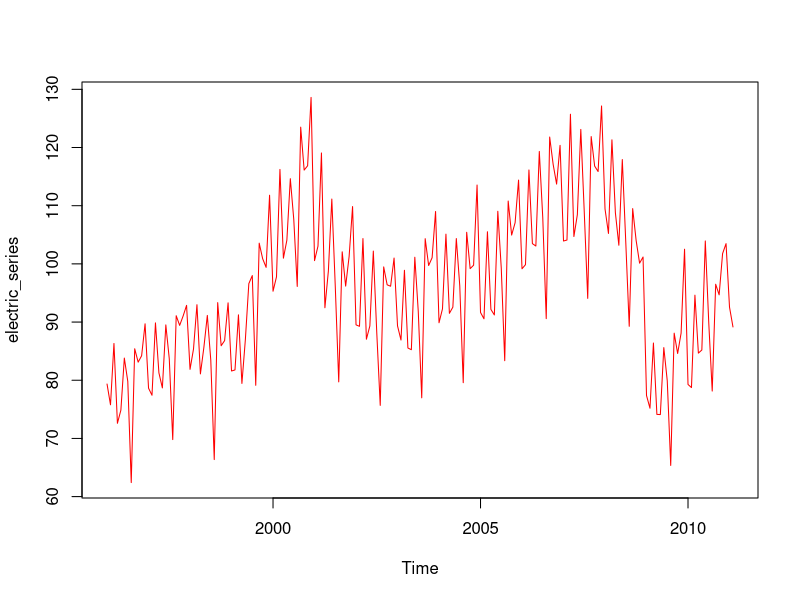
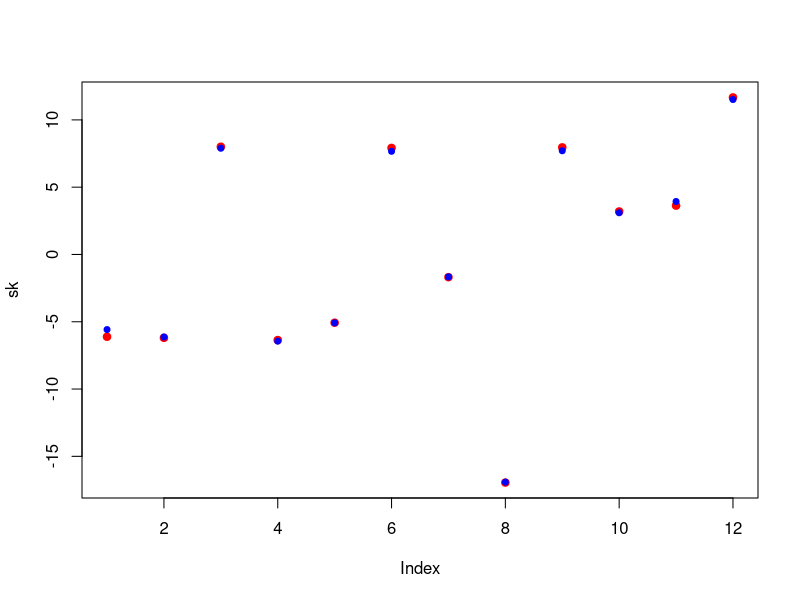
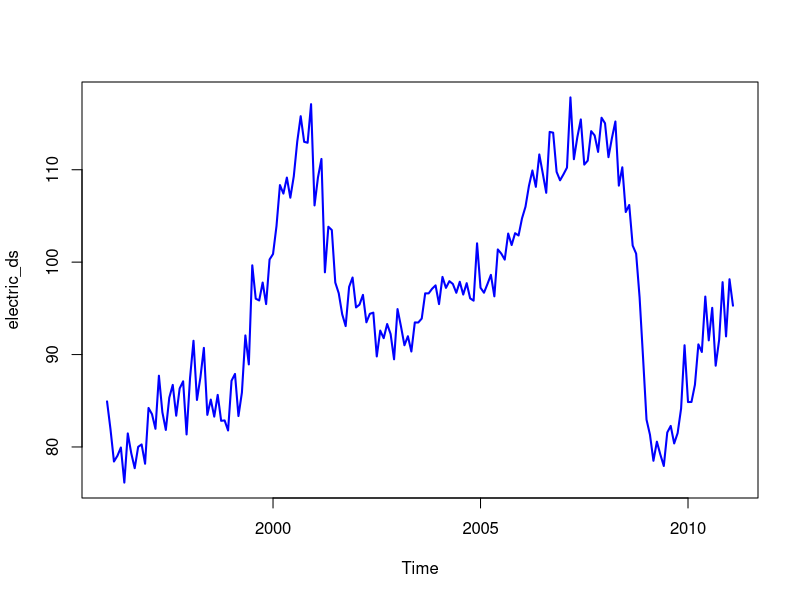
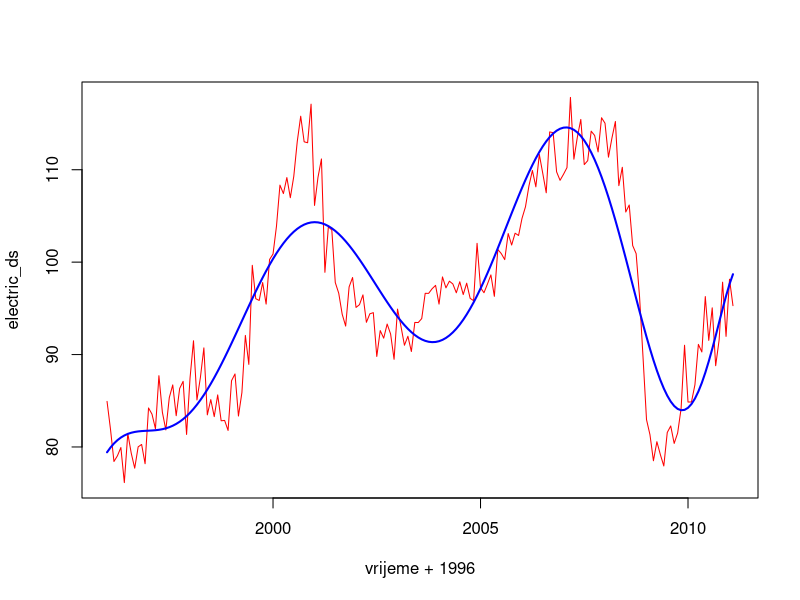
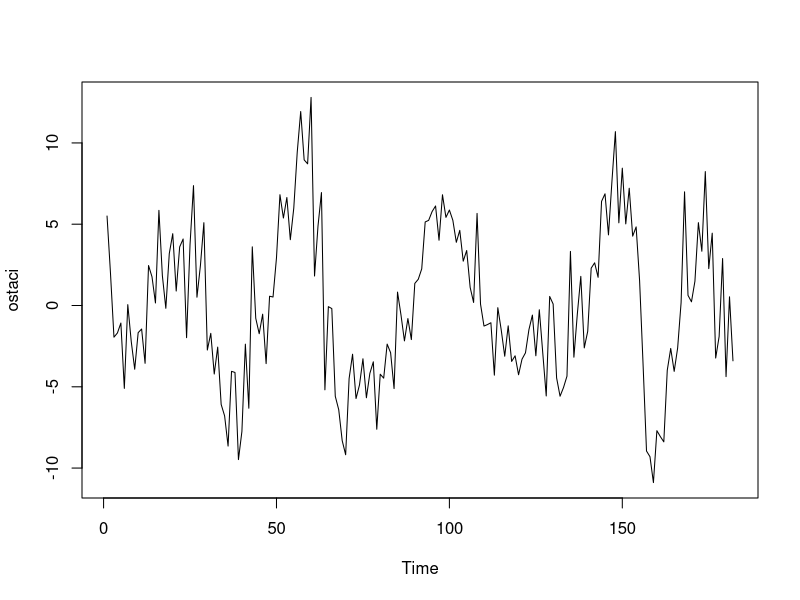
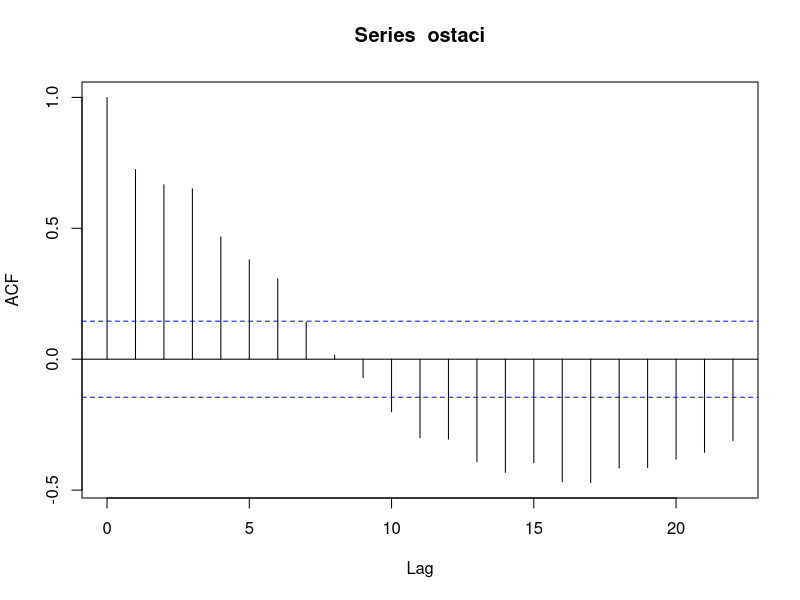
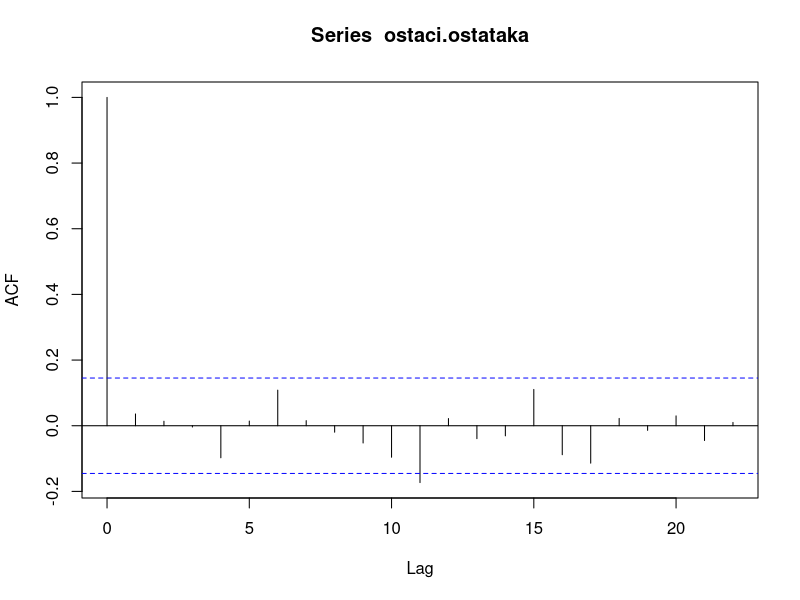
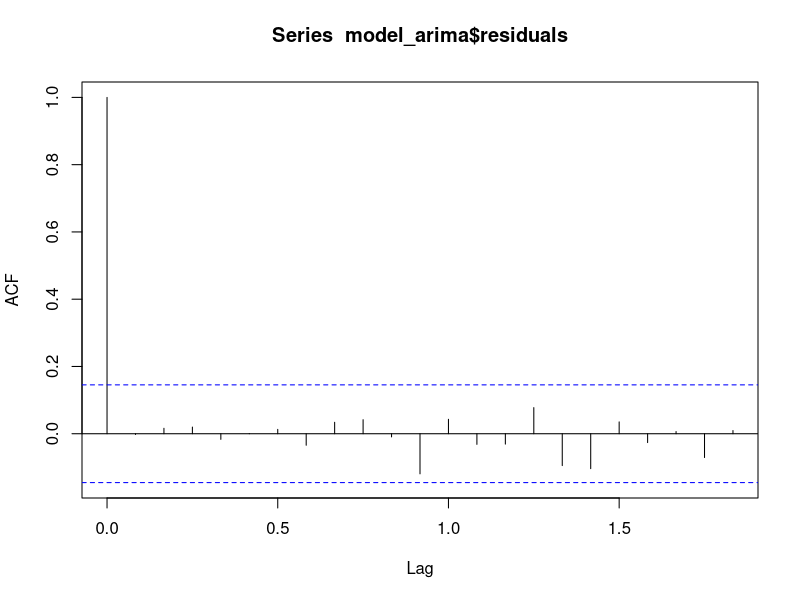

These figures' R source, in order:
library(tseries)
electric<-read.table('electric.txt', header=FALSE, sep='')
electric_vector=as.numeric(electric[,1])
electric_series=ts(electric_vector,start=1996, frequency=12)
plot(electric_series,col='red', cex=0.5)

#procjena sezonalnosti metodom pomicnih zareza

d=12
q=6
m_t<-filter(electric_vector, filter=c(1/24, 1/12, 1/12, 1/12,1/12,
                                      1/12,1/12,1/12,1/12,1/12,1/12,1/12,1/24))
m_t

wk=numeric(0)
for(k in 1:d)
{
  if (k<=q) j=1
  if (k>q) j=0
  wk[k]=mean(electric_vector[seq(from=k+j*d,to=length(electric_vector)-q,by=d)]-
               m_t[seq(from=k+j*d,to=length(electric_vector)-q,by=d)])
}

sk=wk-mean(wk)
sk


x<-stl(electric_series, "periodic")
komponente<-x$time.series
komponente
electric_seasonal<-komponente[,"seasonal"]
electric_seasonal
electric_s=numeric(12)
for(i in 1:12)
{electric_s[i]=electric_seasonal[i]}
electric_s
plot(sk,pch=19,col='red')
points(electric_s,pch=19,col='blue',cex=0.8)

##Vidimo da su naša procjena i procjena stl metodom gotovo identične

#a dio
##Rješavamo se sezonalnosti
electric_ds=electric_series-electric_seasonal
electric_ds

plot(electric_ds,col='blue', cex=0.5,lwd=2)
vrijeme<-time(electric_ds)
vrijeme=vrijeme-1996
vrijeme
#Trend moramo procjeniti nekim polinomom visokog stupnja jer je graf dosta varijabilan
electric_lm<-lm(electric_ds~vrijeme+I(vrijeme^2)+I(vrijeme^3)+I(vrijeme^4)
                +I(vrijeme^5)+I(vrijeme^6)+I(vrijeme^7)+I(vrijeme^8)+I(vrijeme^9))

plot(vrijeme+1996, electric_ds, type="l",col='red')
lines(as.numeric(vrijeme+1996), electric_lm$fitted.values, col="blue",lwd=2)

ostaci=electric_lm$residuals

ts.plot(ostaci)
acf(ostaci)

##Vidimo da većina ostataka prelazi preko plave linije tako da ne možemo govoriti
#o slučajnom šumu, odnosno korelirani su.

arma_AIC=function(x,n)
{
  a=0
  b=0
  p=0
  q=0
  t=arima(x,order=c(0,0,0),include.mean=FALSE)
  ai=t$aic
  for (p in 0:n)
    for (q in 0:n)
      if ((p+q)<=n)
      {
        c=arima(x,order=c(p,0,q),include.mean=FALSE)
        aic=c$aic
        if (aic<ai) { ai=aic; a=p; b=q; }
      }
  print(a)
  print(b)
  print(ai)
}

arma_AIC(ostaci,5)  
arma_AIC(ostaci,6)  
arma_AIC(ostaci,7)  

#Za sva 3 n-a dobijemo da ostatke mozemo modelirat ARMA(4,1)

model_ostaci=arima(ostaci,order=c(4,0,1))
ostaci.ostataka=model_ostaci$residuals
acf(ostaci.ostataka)
# samo jedan stupić izlazi izvan pruge => acf sugerira da se radi o bijelom šumu (ostaci su nekorelirani)

# još provjeravamo normalnost:
library(nortest)
lillie.test(ostaci.ostataka) #ne odbacujemo H_0,ostaci normalni -> uistinu se radi o bijelom šumu

## b dio

# Analiza podataka (bez procjene trenda) i  pogodan ARIMA model za njih.

# promatramo desezonalizirani niz:
adf.test(electric_ds)  # testira stacionarnost niza
#velika p-vrijednost => ne možemo odbaciti H0 koja pretpostavlja da niz nije stacionaran

dif.electric_ds=diff(electric_ds,differences=1)
adf.test(dif.electric_ds)
# => p-vrijednost ispada 0.01427 => odbacujemo H0 u korist H1
# sada imamo stacionarnost -> diferenciran niz desezonaliziranog originalnog niza je stacionaran

arma_AIC(dif.electric_ds,6)
arma_AIC(dif.electric_ds,5)
arma_AIC(dif.electric_ds,4)
#najbolji je MA(6) proces

#originalan proces (desezonalizirani niz) je ARIMA(0,1,6) proces


#### Ispitaj podobnost dobivenog modela u oba slučaja.
# goodness of fit:
# procjena koeficijenata modela:
arma_ostaci=arima(ostaci,order=c(4,0,1))
arma_ostaci$coef
#          ar1          ar2          ar3          ar4          ma1    intercept 
#         1.28         -0.14        0.17          -0.38      -0.99    0.003 
model_arima=arima(electric_ds,order=c(0,1,6))
model_arima$coef
#         ma1         ma2         ma3         ma4         ma5         ma6 
#        -0.41        0.047       0.31        -0.13       0.13        0.22
#  vidimo da su svi dobiveni koeficijenti značajno različiti od 0 => to je u redu

# provjera reziduala: 
# za proces iz a) smo već provjerili reziduale i dobili da su oni iz klase bijelog šuma
# provjeravamo za model iz b):
acf(model_arima$residuals)
# => iz dobivenog grafa vidimo da su svi stupići unutar 95% pouzdane pruge
# => reziduali dolaze iz klase bijelog šuma

# provjera stacionarnosti
adf.test(dif.electric_ds)
# p-vrijednost ispada 0.014 => odbacujemoH0 => niz zbilja jest stacionaran
adf.test(ostaci)
# => p-vrijednost ispada 0.02 => odbacujemoH0 => niz zbilja jest stacionaran



##procjena proizvodnje

# predviđamo proizvodnju za idućih 10 mjeseci - PRVI SLUČAJ - sa trendom:
tmp=ts(rep(1,10), start=c(2011,2),frequency=12)
t=time(tmp)
t_new1=t-1996
t_new=as.numeric(t_new1)
novi_trend=electric_lm$coef[1]+electric_lm$coef[2]*t_new+electric_lm$coef[3]*t_new^2+electric_lm$coef[4]*t_new^3+electric_lm$coef[5]*t_new^4+electric_lm$coef[6]*t_new^5+electric_lm$coef[7]*t_new^6+electric_lm$coef[8]*t_new^7+electric_lm$coef[9]*t_new^8 + electric_lm$coefficients[10]*t_new^9

novi_ostaci=predict(arma_ostaci,n.ahead=10)
proc.ostaci=novi_ostaci$pred
nova_sezona=sk[3:12]

novi_podaci=novi_trend+nova_sezona+proc.ostaci
stvarni_podaci=read.table("electric_new.txt",header=FALSE)

# grafička usporedba:
error=novi_ostaci$se
error
donja=novi_podaci-2*error
gornja=novi_podaci+2*error
plot(t_new+1996,as.numeric(novi_podaci),xlab="mjeseci",ylab="procjene",ylim=c(0,200),pch=19)
lines(t_new+1996,as.numeric(donja),col="red")
lines(t_new+1996,as.numeric(gornja),col="red")
points(t_new+1996,stvarni_podaci[,1],col="blue",pch=19)



# predviđamo proizvodnju za idućih 10 mjeseci - 
#DRUGI SLUČAJ (dakle, provodimo isti postupak ko i gore, ali za drugi model bez trenda - kojeg smo procijenili s ARIMA):
novi_ostaci_arima=predict(model_arima, n.ahead=10)
proc.ostaci_arima=novi_ostaci_arima$pred
nova_sezona_arima=sk[3:12]

novi_podaci_arima=nova_sezona_arima+proc.ostaci_arima

error_arima=novi_ostaci_arima$se
donja_arima=novi_podaci_arima-2*error_arima
gornja_arima=novi_podaci_arima+2*error_arima
plot(t_new+1996,as.numeric(novi_podaci_arima),xlab="mjeseci",ylab="procjene",ylim=c(50,150))
lines(t_new+1996,as.numeric(donja_arima),col="red")
lines(t_new+1996,as.numeric(gornja_arima),col="red")
points(t_new+1996,stvarni_podaci[,1],col="blue")




# usporedba obje procjene:
# Prvi model ne procjenjuje podatke tako dobro kao drugi (stvarni podaci su ispod procijenjenih i izvan
# 95% pouzdane pruge). ARIMA model pak dobro procjenjuje podatke (većina ih leži unutar pruge).
